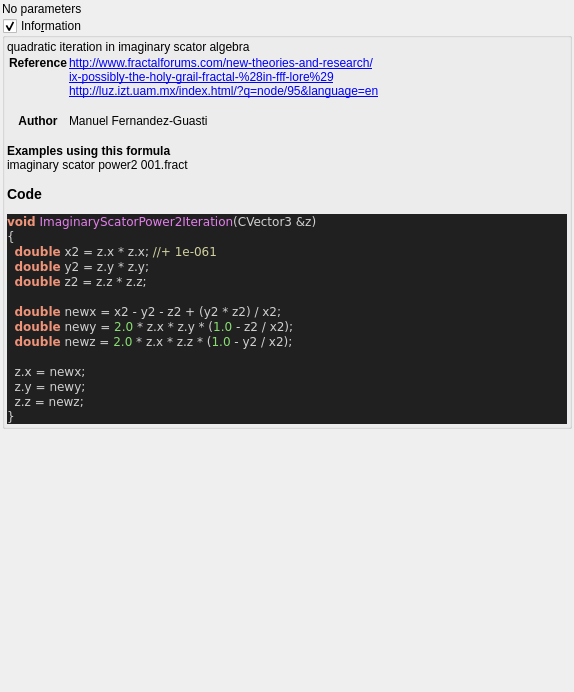
<?xml version="1.0" encoding="UTF-8"?>
<ui version="4.0">
 <class>imaginary_scator_power2</class>
 <widget class="QWidget" name="Form">
  <property name="geometry">
   <rect>
    <x>0</x>
    <y>0</y>
    <width>574</width>
    <height>692</height>
   </rect>
  </property>
  <property name="windowTitle">
   <string notr="true">imaginary_scator_power2</string>
  </property>
  <layout class="QVBoxLayout" name="verticalLayout">
   <property name="spacing">
    <number>2</number>
   </property>
   <property name="leftMargin">
    <number>2</number>
   </property>
   <property name="topMargin">
    <number>2</number>
   </property>
   <property name="rightMargin">
    <number>2</number>
   </property>
   <property name="bottomMargin">
    <number>2</number>
   </property>
   <item>
    <widget class="QLabel" name="label">
     <property name="text">
      <string>No parameters</string>
     </property>
    </widget>
   </item>
   <item>
    <widget class="MyGroupBox" name="groupCheck_info">
     <property name="title">
      <string>Info&amp;rmation</string>
     </property>
     <property name="flat">
      <bool>false</bool>
     </property>
     <property name="checkable">
      <bool>true</bool>
     </property>
     <layout class="QVBoxLayout" name="verticalLayout_2">
      <property name="spacing">
       <number>2</number>
      </property>
      <property name="leftMargin">
       <number>2</number>
      </property>
      <property name="topMargin">
       <number>2</number>
      </property>
      <property name="rightMargin">
       <number>2</number>
      </property>
      <property name="bottomMargin">
       <number>2</number>
      </property>
      <item>
       <widget class="QLabel" name="label_code_content">
        <property name="text">
         <string notr="true">&lt;p&gt;quadratic iteration in imaginary scator algebra&lt;/p&gt;&lt;table&gt;
&lt;tr&gt;&lt;th&gt;Reference&lt;/th&gt;&lt;td&gt;&lt;a href=&quot;http://www.fractalforums.com/new-theories-and-research/&quot;&gt;http://www.fractalforums.com/new-theories-and-research/&lt;br&gt;
&lt;a href=&quot;ix-possibly-the-holy-grail-fractal-%28in-fff-lore%29&quot;&gt;ix-possibly-the-holy-grail-fractal-%28in-fff-lore%29&lt;br&gt;
&lt;a href=&quot;http://luz.izt.uam.mx/index.html/?q=node/95&amp;language=en&quot;&gt;http://luz.izt.uam.mx/index.html/?q=node/95&amp;language=en&lt;br&gt;
&lt;/td&gt;&lt;/tr&gt;
&lt;tr&gt;&lt;th&gt;Author&lt;/th&gt;&lt;td&gt;Manuel Fernandez-Guasti&lt;br&gt;
&lt;/td&gt;&lt;/tr&gt;
&lt;/table&gt;
&lt;br&gt;&lt;b&gt;Examples using this formula&lt;/b&gt;&lt;br&gt;imaginary scator power2 001.fract&lt;h3&gt;Code&lt;/h3&gt;
&lt;body style=&quot;background-color:#202020&quot;&gt;
&lt;pre style=&quot;color:#d0d0d0; background-color:#202020;  font-family:'Courier New',monospace;&quot;&gt;&lt;span style=&quot;color:#f09479; font-weight:bold&quot;&gt;void&lt;/span&gt; &lt;span style=&quot;color:#e47eed&quot;&gt;ImaginaryScatorPower2Iteration&lt;/span&gt;&lt;span style=&quot;color:#d0d0d0&quot;&gt;(&lt;/span&gt;CVector3 &lt;span style=&quot;color:#d0d0d0&quot;&gt;&amp;amp;&lt;/span&gt;z&lt;span style=&quot;color:#d0d0d0&quot;&gt;)&lt;/span&gt;
&lt;span style=&quot;color:#d0d0d0&quot;&gt;{&lt;/span&gt;
  &lt;span style=&quot;color:#f09479; font-weight:bold&quot;&gt;double&lt;/span&gt; x2 &lt;span style=&quot;color:#d0d0d0&quot;&gt;=&lt;/span&gt; z&lt;span style=&quot;color:#d0d0d0&quot;&gt;.&lt;/span&gt;x &lt;span style=&quot;color:#d0d0d0&quot;&gt;*&lt;/span&gt; z&lt;span style=&quot;color:#d0d0d0&quot;&gt;.&lt;/span&gt;x&lt;span style=&quot;color:#d0d0d0&quot;&gt;;&lt;/span&gt; &lt;span style=&quot;color:#d0d0a0&quot;&gt;//+ 1e-061&lt;/span&gt;
  &lt;span style=&quot;color:#f09479; font-weight:bold&quot;&gt;double&lt;/span&gt; y2 &lt;span style=&quot;color:#d0d0d0&quot;&gt;=&lt;/span&gt; z&lt;span style=&quot;color:#d0d0d0&quot;&gt;.&lt;/span&gt;y &lt;span style=&quot;color:#d0d0d0&quot;&gt;*&lt;/span&gt; z&lt;span style=&quot;color:#d0d0d0&quot;&gt;.&lt;/span&gt;y&lt;span style=&quot;color:#d0d0d0&quot;&gt;;&lt;/span&gt;
  &lt;span style=&quot;color:#f09479; font-weight:bold&quot;&gt;double&lt;/span&gt; z2 &lt;span style=&quot;color:#d0d0d0&quot;&gt;=&lt;/span&gt; z&lt;span style=&quot;color:#d0d0d0&quot;&gt;.&lt;/span&gt;z &lt;span style=&quot;color:#d0d0d0&quot;&gt;*&lt;/span&gt; z&lt;span style=&quot;color:#d0d0d0&quot;&gt;.&lt;/span&gt;z&lt;span style=&quot;color:#d0d0d0&quot;&gt;;&lt;/span&gt;

  &lt;span style=&quot;color:#f09479; font-weight:bold&quot;&gt;double&lt;/span&gt; newx &lt;span style=&quot;color:#d0d0d0&quot;&gt;=&lt;/span&gt; x2 &lt;span style=&quot;color:#d0d0d0&quot;&gt;-&lt;/span&gt; y2 &lt;span style=&quot;color:#d0d0d0&quot;&gt;-&lt;/span&gt; z2 &lt;span style=&quot;color:#d0d0d0&quot;&gt;+ (&lt;/span&gt;y2 &lt;span style=&quot;color:#d0d0d0&quot;&gt;*&lt;/span&gt; z2&lt;span style=&quot;color:#d0d0d0&quot;&gt;) /&lt;/span&gt; x2&lt;span style=&quot;color:#d0d0d0&quot;&gt;;&lt;/span&gt;
  &lt;span style=&quot;color:#f09479; font-weight:bold&quot;&gt;double&lt;/span&gt; newy &lt;span style=&quot;color:#d0d0d0&quot;&gt;=&lt;/span&gt; &lt;span style=&quot;color:#87df71&quot;&gt;2.0&lt;/span&gt; &lt;span style=&quot;color:#d0d0d0&quot;&gt;*&lt;/span&gt; z&lt;span style=&quot;color:#d0d0d0&quot;&gt;.&lt;/span&gt;x &lt;span style=&quot;color:#d0d0d0&quot;&gt;*&lt;/span&gt; z&lt;span style=&quot;color:#d0d0d0&quot;&gt;.&lt;/span&gt;y &lt;span style=&quot;color:#d0d0d0&quot;&gt;* (&lt;/span&gt;&lt;span style=&quot;color:#87df71&quot;&gt;1.0&lt;/span&gt; &lt;span style=&quot;color:#d0d0d0&quot;&gt;-&lt;/span&gt; z2 &lt;span style=&quot;color:#d0d0d0&quot;&gt;/&lt;/span&gt; x2&lt;span style=&quot;color:#d0d0d0&quot;&gt;);&lt;/span&gt;
  &lt;span style=&quot;color:#f09479; font-weight:bold&quot;&gt;double&lt;/span&gt; newz &lt;span style=&quot;color:#d0d0d0&quot;&gt;=&lt;/span&gt; &lt;span style=&quot;color:#87df71&quot;&gt;2.0&lt;/span&gt; &lt;span style=&quot;color:#d0d0d0&quot;&gt;*&lt;/span&gt; z&lt;span style=&quot;color:#d0d0d0&quot;&gt;.&lt;/span&gt;x &lt;span style=&quot;color:#d0d0d0&quot;&gt;*&lt;/span&gt; z&lt;span style=&quot;color:#d0d0d0&quot;&gt;.&lt;/span&gt;z &lt;span style=&quot;color:#d0d0d0&quot;&gt;* (&lt;/span&gt;&lt;span style=&quot;color:#87df71&quot;&gt;1.0&lt;/span&gt; &lt;span style=&quot;color:#d0d0d0&quot;&gt;-&lt;/span&gt; y2 &lt;span style=&quot;color:#d0d0d0&quot;&gt;/&lt;/span&gt; x2&lt;span style=&quot;color:#d0d0d0&quot;&gt;);&lt;/span&gt;

  z&lt;span style=&quot;color:#d0d0d0&quot;&gt;.&lt;/span&gt;x &lt;span style=&quot;color:#d0d0d0&quot;&gt;=&lt;/span&gt; newx&lt;span style=&quot;color:#d0d0d0&quot;&gt;;&lt;/span&gt;
  z&lt;span style=&quot;color:#d0d0d0&quot;&gt;.&lt;/span&gt;y &lt;span style=&quot;color:#d0d0d0&quot;&gt;=&lt;/span&gt; newy&lt;span style=&quot;color:#d0d0d0&quot;&gt;;&lt;/span&gt;
  z&lt;span style=&quot;color:#d0d0d0&quot;&gt;.&lt;/span&gt;z &lt;span style=&quot;color:#d0d0d0&quot;&gt;=&lt;/span&gt; newz&lt;span style=&quot;color:#d0d0d0&quot;&gt;;&lt;/span&gt;
&lt;span style=&quot;color:#d0d0d0&quot;&gt;}&lt;/span&gt;
&lt;/pre&gt;
&lt;/body&gt;</string>
        </property>
        <property name="wordWrap">
         <bool>true</bool>
        </property>
        <property name="openExternalLinks">
         <bool>true</bool>
        </property>
        <property name="textInteractionFlags">
         <set>Qt::LinksAccessibleByMouse|Qt::TextSelectableByMouse</set>
        </property>
       </widget>
      </item>
     </layout>
    </widget>
   </item>
   <item>
    <spacer name="verticalSpacer">
     <property name="orientation">
      <enum>Qt::Vertical</enum>
     </property>
     <property name="sizeHint" stdset="0">
      <size>
       <width>20</width>
       <height>40</height>
      </size>
     </property>
    </spacer>
   </item>
  </layout>
 </widget>
 <customwidgets>
  <customwidget>
   <class>MyGroupBox</class>
   <extends>QGroupBox</extends>
   <header>my_group_box.h</header>
   <container>1</container>
  </customwidget>
 </customwidgets>
 <tabstops>
  <tabstop>groupCheck_info</tabstop>
 </tabstops>
 <resources/>
 <connections/>
</ui>
